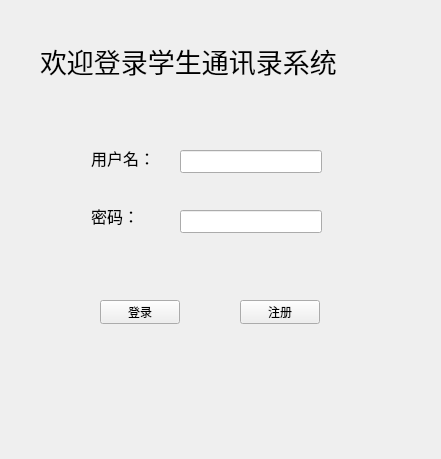
<?xml version="1.0" encoding="UTF-8"?>
<ui version="4.0">
 <class>Form_Login</class>
 <widget class="QWidget" name="Form_Login">
  <property name="geometry">
   <rect>
    <x>0</x>
    <y>0</y>
    <width>441</width>
    <height>459</height>
   </rect>
  </property>
  <property name="windowTitle">
   <string>登录</string>
  </property>
  <widget class="QLabel" name="label_3">
   <property name="geometry">
    <rect>
     <x>40</x>
     <y>10</y>
     <width>391</width>
     <height>101</height>
    </rect>
   </property>
   <property name="font">
    <font>
     <family>黑体</family>
     <pointsize>20</pointsize>
    </font>
   </property>
   <property name="text">
    <string>欢迎登录学生通讯录系统</string>
   </property>
  </widget>
  <widget class="QPushButton" name="Button_Load">
   <property name="geometry">
    <rect>
     <x>100</x>
     <y>300</y>
     <width>80</width>
     <height>24</height>
    </rect>
   </property>
   <property name="text">
    <string>登录</string>
   </property>
  </widget>
  <widget class="QPushButton" name="Button_Register">
   <property name="geometry">
    <rect>
     <x>240</x>
     <y>300</y>
     <width>80</width>
     <height>24</height>
    </rect>
   </property>
   <property name="text">
    <string>注册</string>
   </property>
  </widget>
  <widget class="QWidget" name="">
   <property name="geometry">
    <rect>
     <x>91</x>
     <y>131</y>
     <width>82</width>
     <height>111</height>
    </rect>
   </property>
   <layout class="QVBoxLayout" name="verticalLayout">
    <item>
     <widget class="QLabel" name="label">
      <property name="font">
       <font>
        <family>AcadEref</family>
        <pointsize>12</pointsize>
       </font>
      </property>
      <property name="text">
       <string>用户名：</string>
      </property>
     </widget>
    </item>
    <item>
     <widget class="QLabel" name="label_2">
      <property name="font">
       <font>
        <family>AcadEref</family>
        <pointsize>12</pointsize>
       </font>
      </property>
      <property name="text">
       <string>密码：</string>
      </property>
     </widget>
    </item>
   </layout>
  </widget>
  <widget class="QLineEdit" name="Edit_UserName">
   <property name="geometry">
    <rect>
     <x>180</x>
     <y>150</y>
     <width>142</width>
     <height>23</height>
    </rect>
   </property>
  </widget>
  <widget class="QLineEdit" name="Edit_Password">
   <property name="geometry">
    <rect>
     <x>180</x>
     <y>210</y>
     <width>142</width>
     <height>23</height>
    </rect>
   </property>
   <property name="echoMode">
    <enum>QLineEdit::Password</enum>
   </property>
  </widget>
 </widget>
 <resources/>
 <connections/>
</ui>
